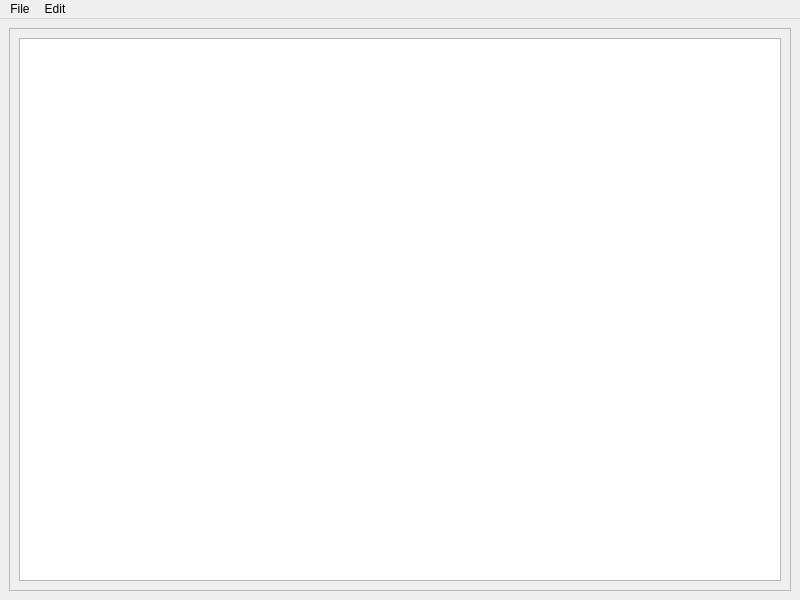
<?xml version="1.0" encoding="UTF-8"?>
<ui version="4.0">
 <class>MainWindow</class>
 <widget class="QMainWindow" name="MainWindow">
  <property name="geometry">
   <rect>
    <x>0</x>
    <y>0</y>
    <width>800</width>
    <height>600</height>
   </rect>
  </property>
  <property name="windowTitle">
   <string>MainWindow</string>
  </property>
  <property name="windowIcon">
   <iconset theme="accessories-text-editor"/>
  </property>
  <widget class="QWidget" name="centralwidget">
   <layout class="QGridLayout" name="gridLayout">
    <item row="0" column="0">
     <widget class="QScrollArea" name="scrollArea">
      <property name="widgetResizable">
       <bool>true</bool>
      </property>
      <widget class="QWidget" name="scrollAreaWidgetContents">
       <property name="geometry">
        <rect>
         <x>0</x>
         <y>0</y>
         <width>780</width>
         <height>559</height>
        </rect>
       </property>
       <layout class="QHBoxLayout" name="horizontalLayout">
        <item>
         <widget class="QTextEdit" name="TextArea">
          <property name="font">
           <font>
            <pointsize>16</pointsize>
           </font>
          </property>
         </widget>
        </item>
       </layout>
      </widget>
     </widget>
    </item>
   </layout>
  </widget>
  <widget class="QMenuBar" name="menubar">
   <property name="geometry">
    <rect>
     <x>0</x>
     <y>0</y>
     <width>800</width>
     <height>21</height>
    </rect>
   </property>
   <widget class="QMenu" name="menuFile">
    <property name="title">
     <string>File</string>
    </property>
    <addaction name="actionNew"/>
    <addaction name="actionOpen"/>
    <addaction name="actionSave"/>
    <addaction name="actionSave_as"/>
    <addaction name="separator"/>
    <addaction name="actionExit"/>
   </widget>
   <widget class="QMenu" name="menuEdit">
    <property name="title">
     <string>Edit</string>
    </property>
    <addaction name="actionCopy"/>
    <addaction name="actionPaste"/>
    <addaction name="actionCut"/>
    <addaction name="actionUndo"/>
    <addaction name="actionRedo"/>
    <addaction name="actionIncrease_Font_Size"/>
    <addaction name="actionDecrease_Font_Size"/>
   </widget>
   <addaction name="menuFile"/>
   <addaction name="menuEdit"/>
  </widget>
  <action name="actionNew">
   <property name="icon">
    <iconset theme="QIcon::ThemeIcon::WindowNew"/>
   </property>
   <property name="text">
    <string>New</string>
   </property>
   <property name="shortcut">
    <string>Ctrl+N</string>
   </property>
  </action>
  <action name="actionOpen">
   <property name="icon">
    <iconset theme="QIcon::ThemeIcon::FolderOpen"/>
   </property>
   <property name="text">
    <string>Open</string>
   </property>
   <property name="shortcut">
    <string>Ctrl+O</string>
   </property>
  </action>
  <action name="actionSave">
   <property name="icon">
    <iconset theme="QIcon::ThemeIcon::DocumentSave"/>
   </property>
   <property name="text">
    <string>Save</string>
   </property>
   <property name="shortcut">
    <string>Ctrl+S</string>
   </property>
  </action>
  <action name="actionSave_as">
   <property name="icon">
    <iconset theme="QIcon::ThemeIcon::DocumentSaveAs"/>
   </property>
   <property name="text">
    <string>Save as...</string>
   </property>
   <property name="shortcut">
    <string>Ctrl+Shift+S</string>
   </property>
  </action>
  <action name="actionExit">
   <property name="text">
    <string>Exit</string>
   </property>
   <property name="shortcut">
    <string>Ctrl+Q</string>
   </property>
  </action>
  <action name="actionCopy">
   <property name="icon">
    <iconset theme="QIcon::ThemeIcon::EditCopy"/>
   </property>
   <property name="text">
    <string>Copy</string>
   </property>
   <property name="shortcut">
    <string>Ctrl+C</string>
   </property>
  </action>
  <action name="actionPaste">
   <property name="icon">
    <iconset theme="QIcon::ThemeIcon::EditPaste"/>
   </property>
   <property name="text">
    <string>Paste</string>
   </property>
   <property name="shortcut">
    <string>Ctrl+V</string>
   </property>
  </action>
  <action name="actionCut">
   <property name="icon">
    <iconset theme="QIcon::ThemeIcon::EditCut"/>
   </property>
   <property name="text">
    <string>Cut</string>
   </property>
   <property name="shortcut">
    <string>Ctrl+X</string>
   </property>
  </action>
  <action name="actionUndo">
   <property name="icon">
    <iconset theme="QIcon::ThemeIcon::EditUndo"/>
   </property>
   <property name="text">
    <string>Undo</string>
   </property>
   <property name="shortcut">
    <string>Ctrl+Z</string>
   </property>
  </action>
  <action name="actionRedo">
   <property name="icon">
    <iconset theme="QIcon::ThemeIcon::EditRedo"/>
   </property>
   <property name="text">
    <string>Redo</string>
   </property>
   <property name="shortcut">
    <string>Ctrl+Y</string>
   </property>
  </action>
  <action name="actionDecrease_Font_Size">
   <property name="icon">
    <iconset theme="QIcon::ThemeIcon::ZoomOut"/>
   </property>
   <property name="text">
    <string>Zoom out</string>
   </property>
   <property name="shortcut">
    <string>Ctrl+-</string>
   </property>
   <property name="menuRole">
    <enum>QAction::MenuRole::NoRole</enum>
   </property>
  </action>
  <action name="actionIncrease_Font_Size">
   <property name="icon">
    <iconset theme="QIcon::ThemeIcon::ZoomIn"/>
   </property>
   <property name="text">
    <string>Zoom in</string>
   </property>
   <property name="shortcut">
    <string>Ctrl++</string>
   </property>
   <property name="menuRole">
    <enum>QAction::MenuRole::NoRole</enum>
   </property>
  </action>
 </widget>
 <resources/>
 <connections/>
</ui>
